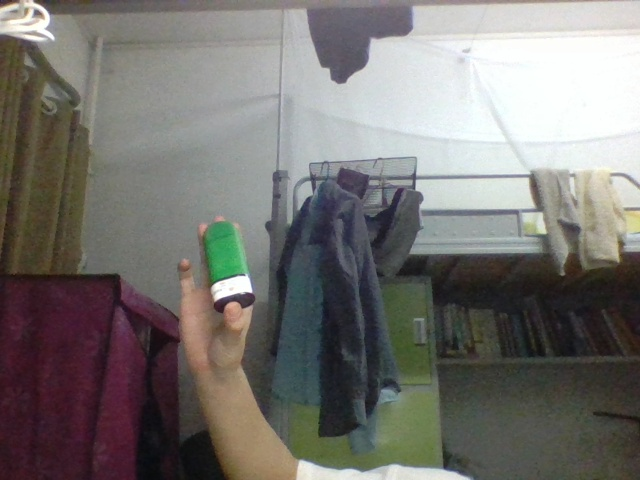
#> input picture images/object.jpg, 640 x 480 px
$ python 30_Object_Tracking_with_Mean_Shift.py
#> lines starting #> are read from the running program, lines starting #| are printed output that depends on the picture; after the words box and inside, x2 and y2 are one past the last pixel; in counts of white or black regions, pixels touching at a corner belong together
import cv2
import numpy as np

video = cv2.VideoCapture(0)
first_frame = cv2.imread('./images/object.jpg')
#> first_frame is the input picture: shape (480, 640, 3); mean B, G, R 112.8, 116.3, 118.8

x = 200
y = 215
width = 60
height = 95
roi = first_frame[y: y + height, x: x + width]
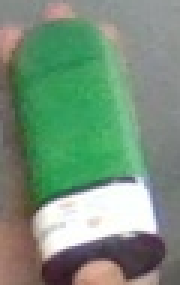
#> roi: shape (95, 60, 3) (shown 3 times larger); mean B, G, R 123.2, 145.7, 119.3
hsv_roi = cv2.cvtColor(roi, cv2.COLOR_BGR2HSV)
#> hsv_roi: shape (95, 60, 3); mean H, S, V 66.2, 70.6, 151.6
roi_hist = cv2.calcHist([hsv_roi], [0], None, [180], [0, 180])
#> roi_hist = 180 values, max 546 at index 70, min 0 at index 31, mean 31.67
roi_hist = cv2.normalize(roi_hist, roi_hist, 0, 255, cv2.NORM_MINMAX)
#> roi_hist = 180 values, max 255 at index 70, min 0 at index 31, mean 14.79

term_criteria = (cv2.TERM_CRITERIA_EPS | cv2.TERM_CRITERIA_COUNT, 10, 1)
while(video.isOpened()):
    _, frame = video.read()
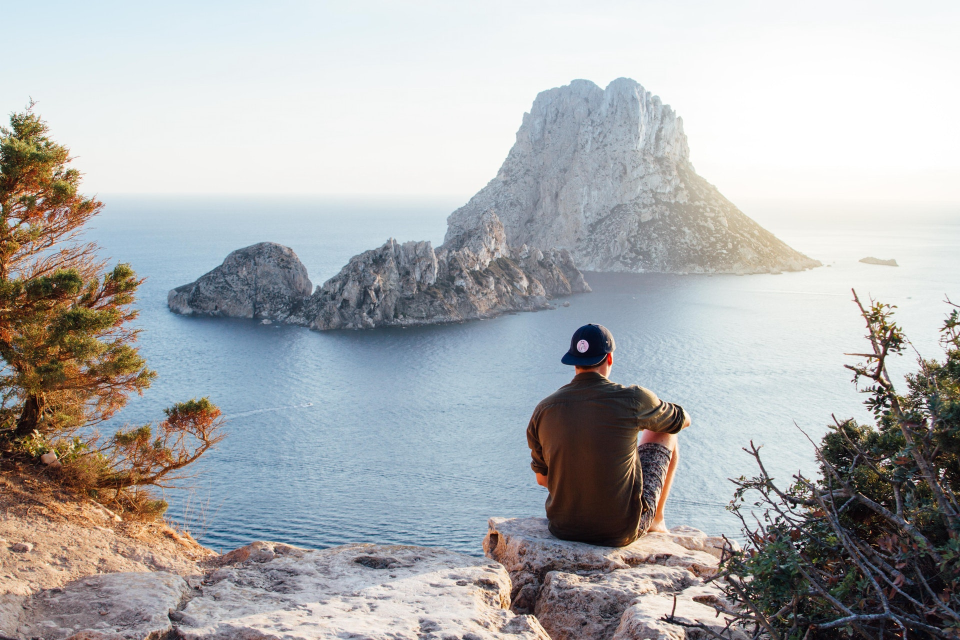
#> input picture images/adventure.jpeg, 1920 x 1280 px, given in place of the camera (shown at 1/2 size)
#> frame is the input picture: shape (1280, 1920, 3); mean B, G, R 175.1, 174, 172.9
    hsv = cv2.cvtColor(frame, cv2.COLOR_BGR2HSV)
#> hsv: shape (1280, 1920, 3); mean H, S, V 73.1, 42.9, 185.7
    mask = cv2.calcBackProject([hsv], [0], roi_hist, [0, 180], 1)
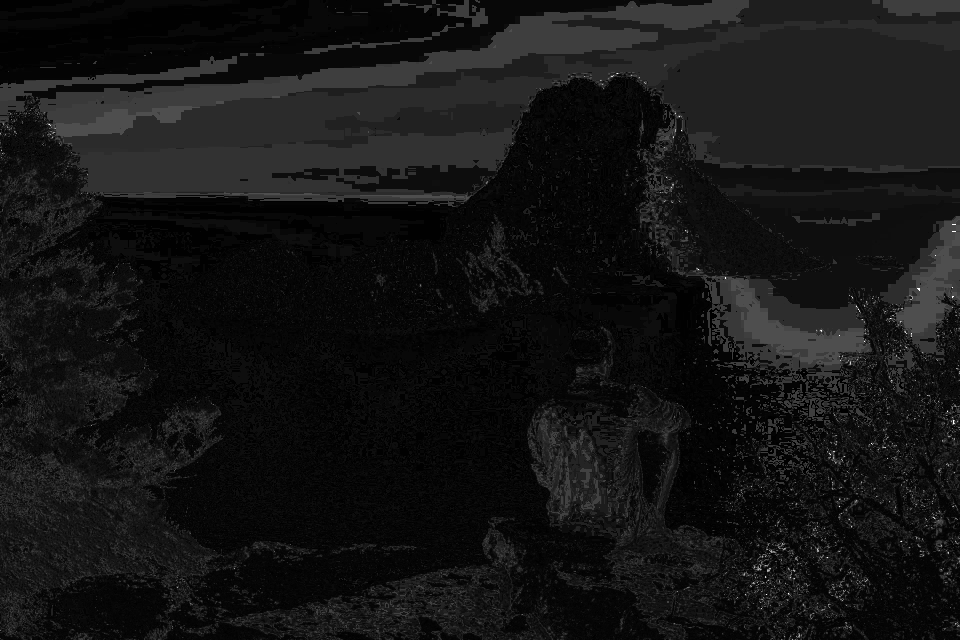
#> mask: shape (1280, 1920) (shown at 1/2 size); min 0, max 255, mean 20.4


    _, track_window = cv2.meanShift(mask, (x, y, width, height), term_criteria)
#> track_window = (198, 186, 60, 95)
    x, y, w, h = track_window
#> x = 198; y = 186; w = 60; h = 95
    cv2.rectangle(frame, (x, y), (x + w, y + h), (0, 255, 0), 2)
#> frame: shape (1280, 1920, 3); 0.04% of pixels changed, all inside (x1, y1, x2, y2) = (197, 185, 260, 283)

    cv2.imshow("Mask", mask)
    cv2.imshow("Frame", frame)
    cv2.imshow('Object', roi)
    key = cv2.waitKey(60)
#> (key Esc is pressed here)
    if key == 27:
        break

video.release()
cv2.destroyAllWindows()
